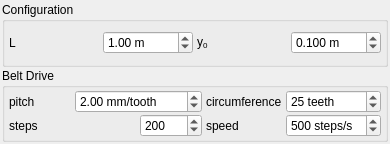
<?xml version="1.0" encoding="UTF-8"?>
<ui version="4.0">
 <class>Polargraph</class>
 <widget class="QWidget" name="Polargraph">
  <property name="geometry">
   <rect>
    <x>0</x>
    <y>0</y>
    <width>390</width>
    <height>144</height>
   </rect>
  </property>
  <property name="minimumSize">
   <size>
    <width>353</width>
    <height>0</height>
   </size>
  </property>
  <property name="windowTitle">
   <string>Polargraph</string>
  </property>
  <layout class="QVBoxLayout" name="verticalLayout">
   <property name="spacing">
    <number>1</number>
   </property>
   <property name="leftMargin">
    <number>2</number>
   </property>
   <property name="topMargin">
    <number>2</number>
   </property>
   <property name="rightMargin">
    <number>2</number>
   </property>
   <property name="bottomMargin">
    <number>2</number>
   </property>
   <item>
    <widget class="QGroupBox" name="groupSetup">
     <property name="font">
      <font>
       <weight>50</weight>
       <bold>false</bold>
      </font>
     </property>
     <property name="title">
      <string>Configuration</string>
     </property>
     <layout class="QGridLayout" name="gridLayout_3">
      <property name="leftMargin">
       <number>4</number>
      </property>
      <property name="topMargin">
       <number>2</number>
      </property>
      <property name="rightMargin">
       <number>4</number>
      </property>
      <property name="bottomMargin">
       <number>2</number>
      </property>
      <property name="horizontalSpacing">
       <number>4</number>
      </property>
      <property name="verticalSpacing">
       <number>1</number>
      </property>
      <item row="0" column="0">
       <widget class="QLabel" name="labelEll">
        <property name="text">
         <string>L</string>
        </property>
        <property name="buddy">
         <cstring>ell</cstring>
        </property>
       </widget>
      </item>
      <item row="0" column="1">
       <widget class="QDoubleSpinBox" name="ell">
        <property name="toolTip">
         <string>Separation betwen stepping motors</string>
        </property>
        <property name="suffix">
         <string> m</string>
        </property>
        <property name="minimum">
         <double>0.100000000000000</double>
        </property>
        <property name="maximum">
         <double>10.000000000000000</double>
        </property>
        <property name="singleStep">
         <double>0.010000000000000</double>
        </property>
        <property name="value">
         <double>1.000000000000000</double>
        </property>
       </widget>
      </item>
      <item row="0" column="2">
       <widget class="QLabel" name="labely0">
        <property name="text">
         <string>&lt;html&gt;&lt;head/&gt;&lt;body&gt;&lt;p&gt;y&lt;span style=&quot; vertical-align:sub;&quot;&gt;0&lt;/span&gt;&lt;/p&gt;&lt;/body&gt;&lt;/html&gt;</string>
        </property>
        <property name="buddy">
         <cstring>y0</cstring>
        </property>
       </widget>
      </item>
      <item row="0" column="3">
       <widget class="QDoubleSpinBox" name="y0">
        <property name="toolTip">
         <string>Home position</string>
        </property>
        <property name="suffix">
         <string> m</string>
        </property>
        <property name="decimals">
         <number>3</number>
        </property>
        <property name="minimum">
         <double>0.010000000000000</double>
        </property>
        <property name="maximum">
         <double>1.000000000000000</double>
        </property>
        <property name="singleStep">
         <double>0.010000000000000</double>
        </property>
        <property name="value">
         <double>0.100000000000000</double>
        </property>
       </widget>
      </item>
     </layout>
    </widget>
   </item>
   <item>
    <widget class="QGroupBox" name="groupBelt">
     <property name="font">
      <font>
       <weight>50</weight>
       <bold>false</bold>
      </font>
     </property>
     <property name="title">
      <string>Belt Drive</string>
     </property>
     <layout class="QGridLayout" name="gridLayout_2">
      <property name="leftMargin">
       <number>4</number>
      </property>
      <property name="topMargin">
       <number>2</number>
      </property>
      <property name="rightMargin">
       <number>4</number>
      </property>
      <property name="bottomMargin">
       <number>2</number>
      </property>
      <property name="horizontalSpacing">
       <number>4</number>
      </property>
      <property name="verticalSpacing">
       <number>1</number>
      </property>
      <item row="0" column="0">
       <widget class="QLabel" name="labelUnit">
        <property name="text">
         <string>pitch</string>
        </property>
        <property name="buddy">
         <cstring>pitch</cstring>
        </property>
       </widget>
      </item>
      <item row="0" column="1" colspan="2">
       <widget class="QDoubleSpinBox" name="pitch">
        <property name="toolTip">
         <string>Separation between teeth on belt</string>
        </property>
        <property name="statusTip">
         <string>Polargraph: Tooth size on timing belt</string>
        </property>
        <property name="suffix">
         <string> mm/tooth</string>
        </property>
        <property name="minimum">
         <double>1.000000000000000</double>
        </property>
        <property name="maximum">
         <double>5.000000000000000</double>
        </property>
        <property name="singleStep">
         <double>0.100000000000000</double>
        </property>
        <property name="value">
         <double>2.000000000000000</double>
        </property>
       </widget>
      </item>
      <item row="0" column="3">
       <widget class="QLabel" name="labelCircum">
        <property name="text">
         <string>circumference</string>
        </property>
        <property name="buddy">
         <cstring>circumference</cstring>
        </property>
       </widget>
      </item>
      <item row="1" column="0" colspan="2">
       <widget class="QLabel" name="labelSteps">
        <property name="text">
         <string>steps</string>
        </property>
        <property name="buddy">
         <cstring>steps</cstring>
        </property>
       </widget>
      </item>
      <item row="1" column="3">
       <widget class="QLabel" name="labelStepSpeed">
        <property name="text">
         <string>speed</string>
        </property>
        <property name="buddy">
         <cstring>speed</cstring>
        </property>
       </widget>
      </item>
      <item row="1" column="4">
       <widget class="QDoubleSpinBox" name="speed">
        <property name="toolTip">
         <string>Maximum motor speed</string>
        </property>
        <property name="statusTip">
         <string>Polargraph: Motor steps per second</string>
        </property>
        <property name="suffix">
         <string> steps/s</string>
        </property>
        <property name="decimals">
         <number>0</number>
        </property>
        <property name="minimum">
         <double>10.000000000000000</double>
        </property>
        <property name="maximum">
         <double>1000.000000000000000</double>
        </property>
        <property name="singleStep">
         <double>10.000000000000000</double>
        </property>
        <property name="value">
         <double>500.000000000000000</double>
        </property>
       </widget>
      </item>
      <item row="0" column="4">
       <widget class="QSpinBox" name="circumference">
        <property name="toolTip">
         <string>Number of teeth per full rotation</string>
        </property>
        <property name="statusTip">
         <string>Polargraph: Teeth per motor revolution</string>
        </property>
        <property name="suffix">
         <string> teeth</string>
        </property>
        <property name="value">
         <number>25</number>
        </property>
       </widget>
      </item>
      <item row="1" column="2">
       <widget class="QSpinBox" name="steps">
        <property name="toolTip">
         <string>Number of steps in a full rotation</string>
        </property>
        <property name="statusTip">
         <string>Polargraph: Motor steps per revolution</string>
        </property>
        <property name="minimum">
         <number>50</number>
        </property>
        <property name="maximum">
         <number>500</number>
        </property>
        <property name="value">
         <number>200</number>
        </property>
       </widget>
      </item>
     </layout>
    </widget>
   </item>
  </layout>
 </widget>
 <tabstops>
  <tabstop>ell</tabstop>
  <tabstop>y0</tabstop>
  <tabstop>pitch</tabstop>
  <tabstop>circumference</tabstop>
  <tabstop>steps</tabstop>
  <tabstop>speed</tabstop>
 </tabstops>
 <resources/>
 <connections/>
</ui>
